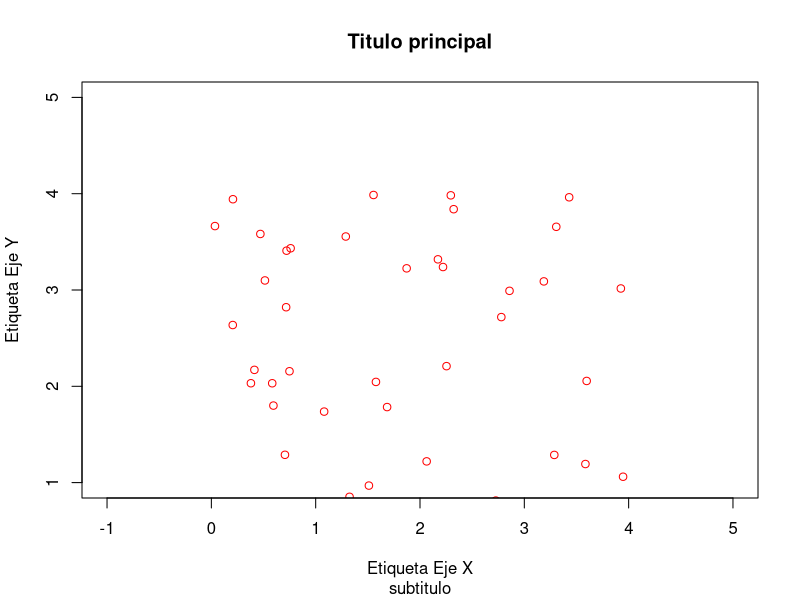
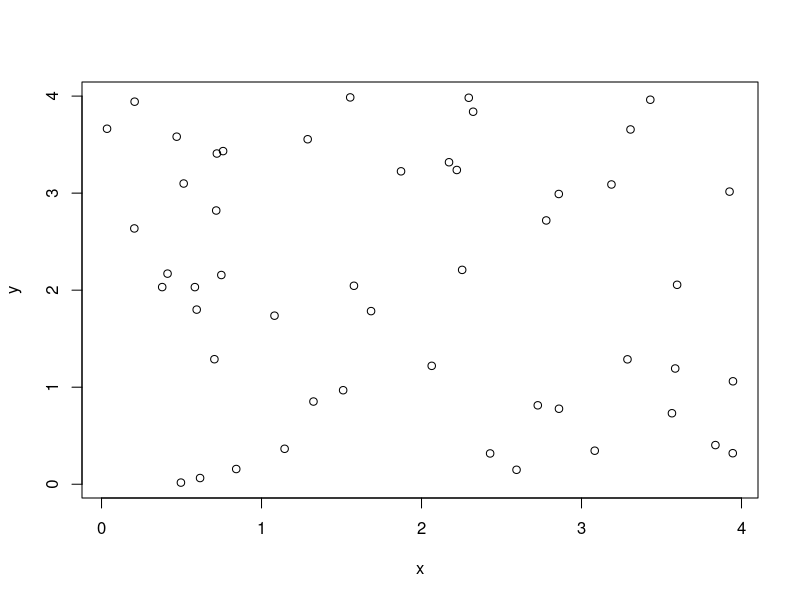
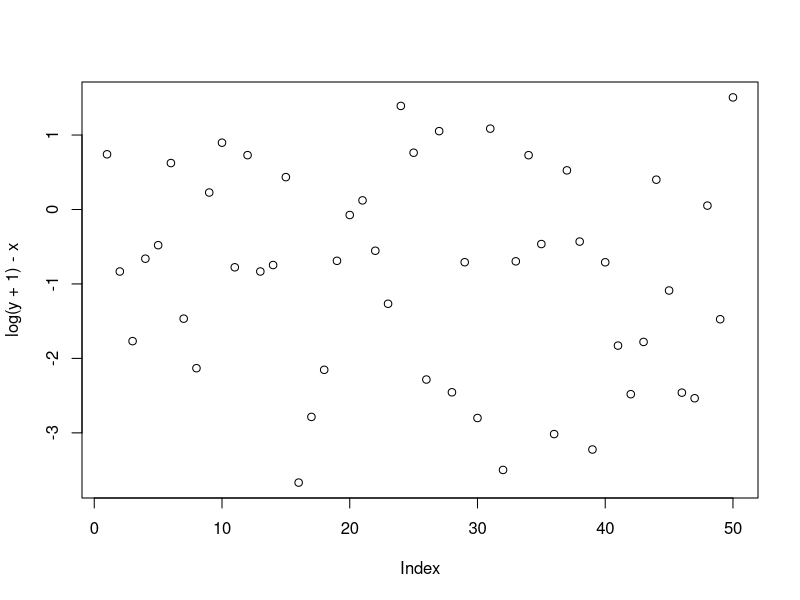
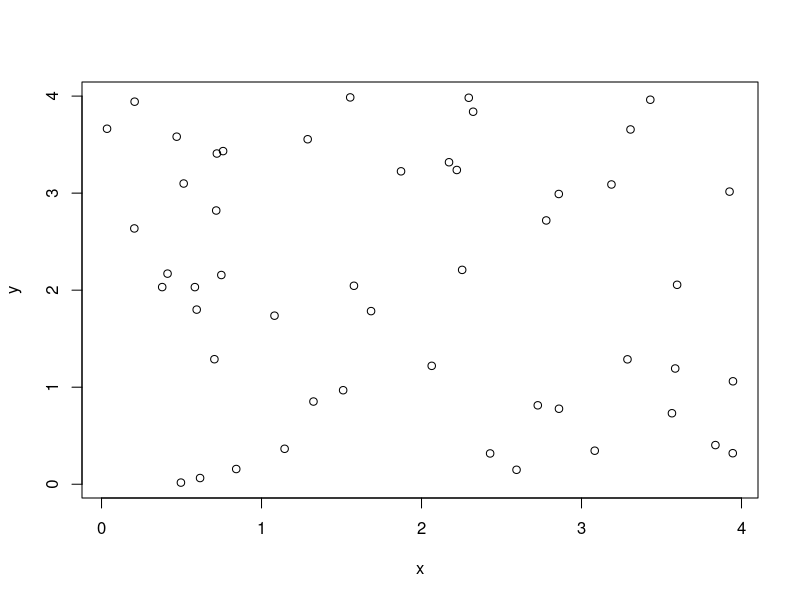
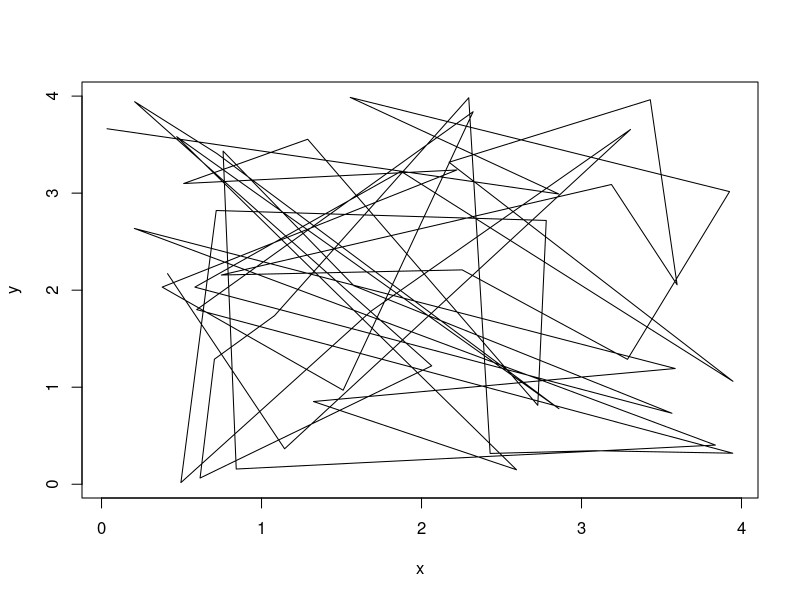
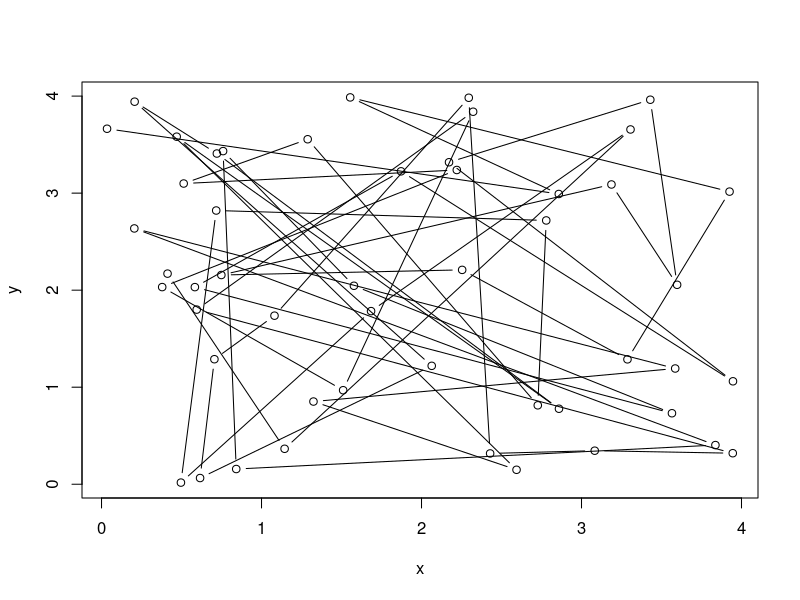
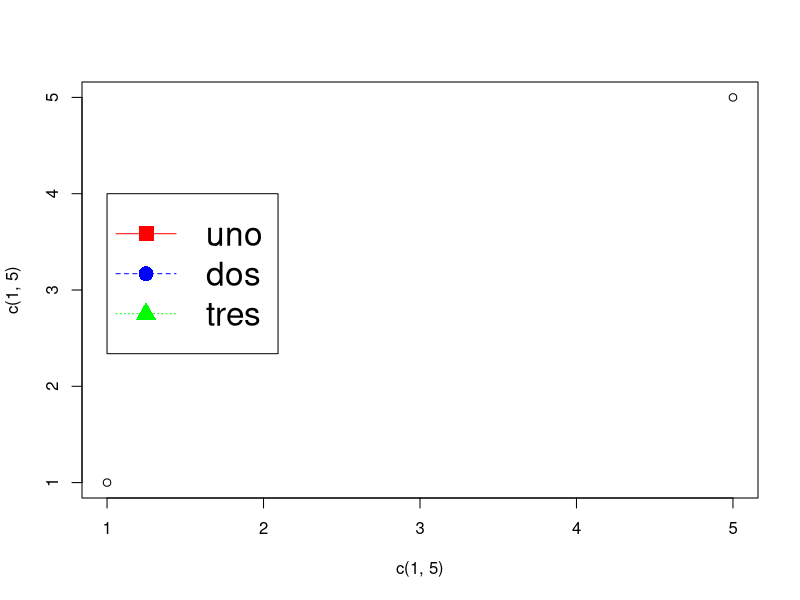
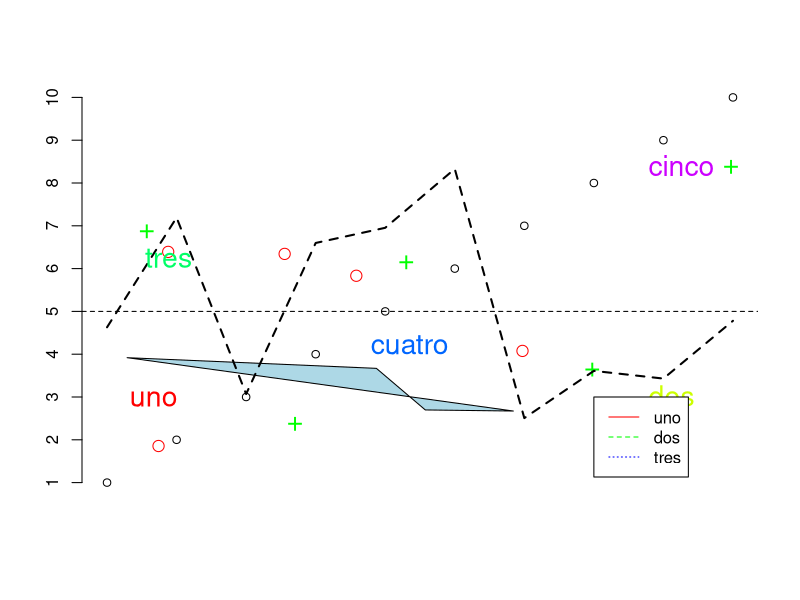

Recreate these plots in R, in order.
#Graficos en R
# El comando plot()

x <- runif(50,0,4) # 50 numeros que sigen la normal entre 0 y 4
y <- runif(50,0,4) # 50 numeros que sigen la normal entre 0 y 4
plot(x,y, main = "Titulo principal", sub = "subtitulo", xlab = "Etiqueta Eje X", ylab = "Etiqueta Eje Y",
xlim = c(-1,5), ylim = c(1,5), col = "red") # Grafica de dispersion

# Varicaciones de plot

z <- cbind(x,y)
z
plot(z)

plot(log(y + 1) - x)

plot(x, y, type = "p") # Grafica de puntos

plot(x, y, type = "l") # Grafica de lineas

plot(x, y, type = "b") # Grafica de puntos y lineas

plot(c(1,5), c(1,5))
legend(1, 4, c("uno", "dos", "tres"), lty = 1:3, col = c("red", "blue", "green"), pch = 15:17, cex = 2)

#Elementos parecidos a un "plot"
plot(1:10, 1:10, axes = FALSE, xlab = "", ylab = "")
polygon(runif(4, 1, 10), runif(4, 1, 10), col = "lightblue")
points(runif(5, 1, 10), runif(5, 1, 10), cex = 1.5, col = "red")
points(runif(5, 1, 10), runif(5, 1, 10), pch = "+", cex = 1.7, col = "green")
lines(1:10, runif(10, 1, 10), lty = 2, lwd = 2)
text(runif(5, 1, 10), runif(5, 1, 10), labels = c("uno", "dos", "tres", "cuatro", "cinco"), cex = 1.7, col = rainbow(5), abline(h = 5, lty = 2))
axis(2, labels = 1:10, at = 1:10)
legend(8, 3, lty = c(1:3), col = rainbow(3), legend = c("uno", "dos", "tres"))

#Tipos de puntos en un plot con los comandos plot: pch, cex, col 
plot(x, y, type = "n")
points(x, y, pch = 3, col = "red")
plot(c(1, 10), c(1, 3), type = "n", axes = FALSE, xlab = "", ylab = "")
points(1:10, rep(1, 10), pch = 1:10, cex = 2, col = "blue")
points(1:10, rep(2, 10), pch = 11:20, cex = 2, col = "red")
points(1:5, rep(3, 5), pch = 21:25, cex = 2, col = "blue", bg = "yellow")

par(mfrow = c(2, 2))
plot(rnorm((10)))
plot(runif(5), rnorm(5))
plot(runif(10))
plot(rnorm(10), rnorm(10))

#Bar char y dot char

VADeaths

barplot(VADeaths, beside = TRUE, ylim = c(0, 90), ylab = "Muertes por cada 1000", main = "Tasas de Mortalidad en Virginia")

dotchart(VADeaths, xlim = c(0, 75) ,xlab = "Muertes por cada 1000", main = "Tasas de Mortalidad en Virginia")

grupos <- c(18, 30, 32, 10, 10)
etiquetas <- c("A", "B", "C", "D", "E")
pie(grupos, etiquetas, col = c("red", "blue", "green", "yellow", "orange"))

#Histograma
x <- rnorm(100)
hist(x, col = "blue")

#Diagrama de caja
boxplot(Sepal.Length ~ Species,
        data = iris, ylab = "Largo Sepalo (cm)",
        main = "Medidas en la Tabla Iris", boxwex = 0.5, col = "red")

iris
head(iris)
tail(iris)

library(ellipse)
correlation <- cor(iris[, -5])
plotcorr(correlation, col = "red")
correlation

install.packages("corrplot")
library(corrplot)
corrplot(correlation)

col <- colorRampPalette(c("#BB4444",
                          "#EE9988",
                          "#FFFFFF",
                          "#77AADD",
                          "#4477AA"))

corrplot(correlation, method = "shade", shade.col = NA,
         tl.col = "black", tl.srt = 45, col = col(200),
         addCoef.col = "black", order = "AOE")

hist(iris$Sepal.Length)
hist(iris$Sepal.Length, col = 3)

plot(density(iris$Sepal.Length))
pie(table(iris$Species))

#Graficos de barras
barplot(table(iris$Species), col = "blue")
boxplot(iris$Sepal.Length ~ Species,
        data = iris,
        col = c("red", "blue", "green"))

#Longitud de petalo
with(iris, plot(Sepal.Length, Sepal.Width,
                col = Species, pch = as.numeric(Species)))
pairs(iris)
pairs(iris[1:4], main = "Datos de Iris",
      pch = 21, bg = c("red", "blue", "green")[unclass(iris$Species)])
